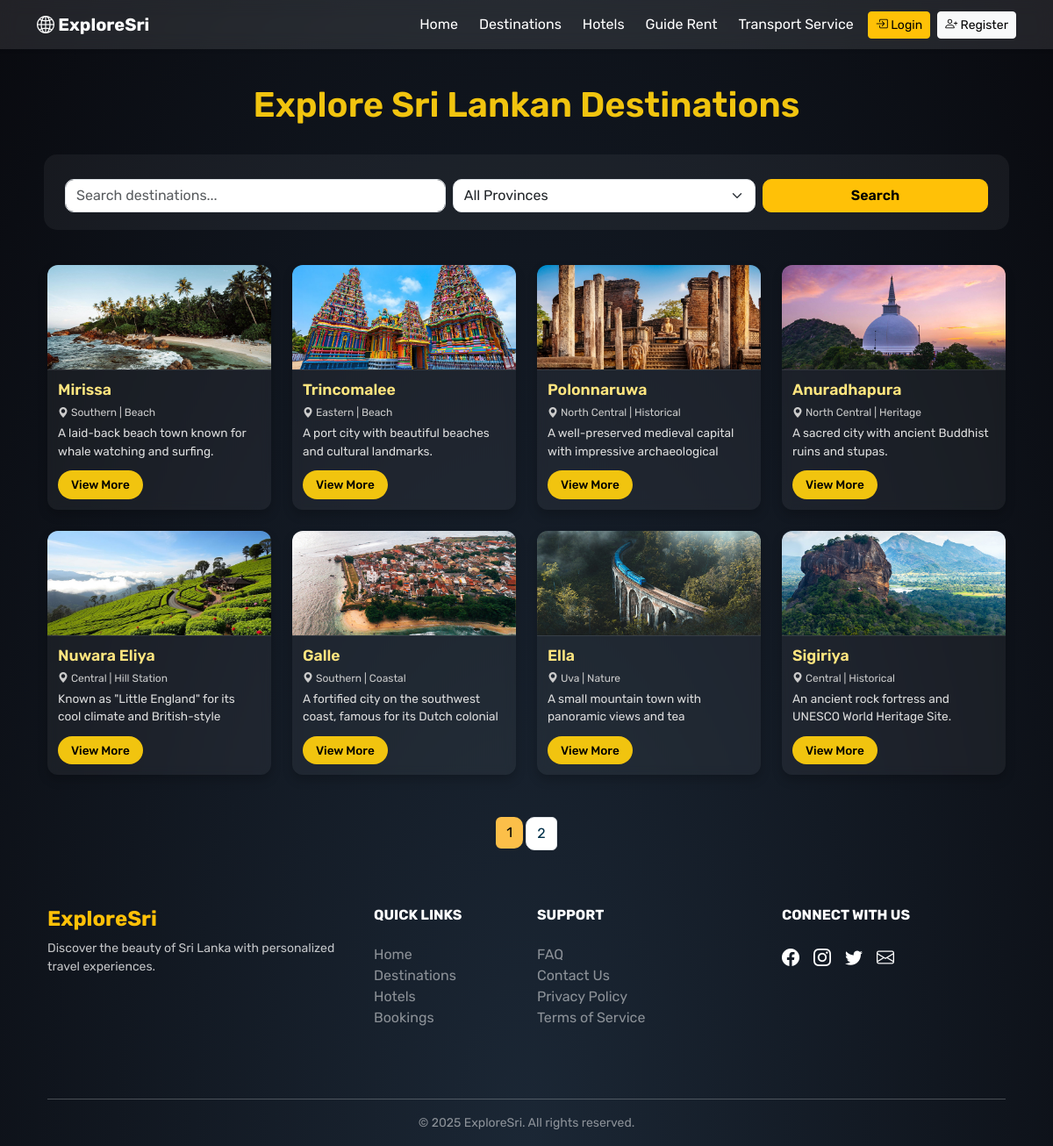
Page /destinations.php on the committed database.
### tables this page shows
CREATE TABLE `destinations` (
  `destination_id` int(11) NOT NULL,
  `name` varchar(255) DEFAULT NULL,
  `description` varchar(255) DEFAULT NULL,
  `location` varchar(255) DEFAULT NULL,
  `category` varchar(50) DEFAULT NULL,
  `image` varchar(255) DEFAULT NULL,
  `province` varchar(255) DEFAULT NULL,
  `top_attractions` varchar(255) DEFAULT NULL,
  `latitude` varchar(50) DEFAULT NULL,
  `longitude` varchar(50) DEFAULT NULL,
  `status` varchar(50) DEFAULT 'active'
);

### destinations.php (the view, shortened to what this page needs)
<?php
include 'config/db.php';
include 'includes/header.php';
$search = $_GET['search'] ?? '';
$province = $_GET['province'] ?? '';
$page = max(1, (int)($_GET['page'] ?? 1));
$limit = 8;
$offset = ($page - 1) * $limit;
$filters = [];
$params = [];
$where = $filters ? "WHERE " . implode(" AND ", $filters) : "";
$countStmt = $conn->prepare("SELECT COUNT(*) FROM destinations $where");
$countStmt->execute($params);
$total = $countStmt->fetchColumn();
$totalPages = ceil($total / $limit);
$query = "SELECT * FROM destinations $where ORDER BY destination_id DESC LIMIT $limit OFFSET $offset";
$stmt = $conn->prepare($query);
$stmt->execute($params);
$destinations = $stmt->fetchAll();
?>
<!DOCTYPE html>
<html lang="en">
<head>
  <link href="https://cdn.jsdelivr.net/npm/bootstrap@5.3.0/dist/css/bootstrap.min.css" rel="stylesheet" />
  <link href="https://cdn.jsdelivr.net/npm/bootstrap-icons@1.10.5/font/bootstrap-icons.css" rel="stylesheet" />
</head>
<body>
  <div class="container">
    <h1>Explore Sri Lankan Destinations</h1>
    <form method="GET" class="search-form row g-2">
      <div class="col-md-5">
        <input
          type="text"
          name="search"
          value="<?= htmlspecialchars($search) ?>"
          class="form-control"
          placeholder="Search destinations..."
        />
      </div>
      <div class="col-md-4">
        <select name="province" class="form-select">
          <option value="">All Provinces</option>
        </select>
      </div>
      <div class="col-md-3 d-grid">
        <button class="btn btn-warning search-btn">Search</button>
      </div>
    </form>
    <div class="row">
      <?php if ($destinations): ?>
        <?php foreach ($destinations as $dest): ?>
          <div class="col-lg-3 col-md-4 col-sm-6 mb-4">
            <div class="card h-100">
              <img src="images/<?= htmlspecialchars($dest['image']) ?>" alt="<?= htmlspecialchars($dest['name']) ?>" />
              <div class="card-body">
                <h5 class="card-title"><?= htmlspecialchars($dest['name']) ?></h5>
                <div class="card-subtext">
                  <i class="bi bi-geo-alt-fill"></i> <?= htmlspecialchars($dest['province']) ?> |
                  <?= htmlspecialchars($dest['category']) ?>
                </div>
                <div class="card-desc"><?= htmlspecialchars(mb_strimwidth($dest['description'], 0, 90, "...")) ?></div>
                <a href="destination.php?id=<?= $dest['destination_id'] ?>" class="btn btn-custom">View More</a>
              </div>
            </div>
          </div>
        <?php endforeach; ?>
      <?php else: ?>
        <p class="text-center mt-5">No destinations found.</p>
      <?php endif; ?>
    </div>
    <?php if ($totalPages > 1): ?>
      <nav class="mt-4 d-flex justify-content-center">
        <ul class="pagination">
          <?php for ($i = 1; $i <= $totalPages; $i++): ?>
            <li class="page-item <?= $i == $page ? 'active' : '' ?>">
              <a
                class="page-link"
                href="?search=<?= urlencode($search) ?>&province=<?= urlencode($province) ?>&page=<?= $i ?>"
              >
                <?= $i ?>
              </a>
            </li>
          <?php endfor; ?>
        </ul>
      </nav>
    <?php endif; ?>
  </div>
</body>
</html>
<?php include 'includes/footer.php'; ?>

### includes/header.php (style rules this page uses)
body { background: linear-gradient(to right, #003049, #669bbc); font-family: 'Segoe UI', sans-serif; color: #fff; animation: fadeInBody 0.8s ease-in; }

### destinations.php (style rules this page uses)
body { font-family: 'Rubik', sans-serif; background: radial-gradient(ellipse at bottom, #1b2735 0%, #090a0f 100%); color: #ffffff; min-height: 100vh; overflow-x: hidden; }
h1 { font-size: 2.5rem; font-weight: 600; margin: 40px 0; text-align: center; color: #f1c40f; }
.search-form { background: rgba(255, 255, 255, 0.05); padding: 20px; border-radius: 15px; margin-bottom: 40px; }
.search-form input, .search-form select { border-radius: 10px; }
.search-btn { border-radius: 10px; font-weight: 600; }
.card { background: rgba(255, 255, 255, 0.05); border: none; border-radius: 12px; overflow: hidden; backdrop-filter: blur(6px); box-shadow: 0 6px 12px rgba(0, 0, 0, 0.2); transition: transform 0.3s ease; height: 100%; font-size: 0.9rem; }
.card img { height: 120px; object-fit: cover; width: 100%; border-bottom: 1px solid rgba(255, 255, 255, 0.1); }
.card-body { padding: 12px; }
.card-title { font-size: 1.1rem; font-weight: 600; color: #ffe57f; margin-bottom: 6px; }
.card-subtext { font-size: 0.75rem; color: #ccc; margin-bottom: 4px; }
.card-desc { font-size: 0.85rem; color: #ddd; height: 45px; overflow: hidden; }
.btn-custom { background-color: #f1c40f; color: #000; border-radius: 20px; padding: 5px 14px; font-weight: 500; margin-top: 8px; font-size: 0.85rem; }
.pagination .page-link { background-color: #fff; color: #003049; border-radius: 10px; margin: 0 4px; }
.pagination .active .page-link { background-color: #fcbf49; color: #000; border: none; }

### rows in the picture
destinations: image (picture), name "Mirissa", province "Southern", category "Beach", description "A laid-back beach town known for whale watching and surfing."
destinations: image (picture), name "Trincomalee", province "Eastern", category "Beach", description "A port city with beautiful beaches and cultural landmarks."
destinations: image (picture), name "Polonnaruwa", province "North Central", category "Historical", description "A well-preserved medieval capital with impressive archaeological…"
destinations: image (picture), name "Anuradhapura", province "North Central", category "Heritage", description "A sacred city with ancient Buddhist ruins and stupas."
destinations: image (picture), name "Nuwara Eliya", province "Central", category "Hill Station", description "Known as \"Little England\" for its cool climate and British-style…"
destinations: image (picture), name "Galle", province "Southern", category "Coastal", description "A fortified city on the southwest coast, famous for its Dutch colonial…"
destinations: image (picture), name "Ella", province "Uva", category "Nature", description "A small mountain town with panoramic views and tea…"
destinations: image (picture), name "Sigiriya", province "Central", category "Historical", description "An ancient rock fortress and UNESCO World Heritage Site."
